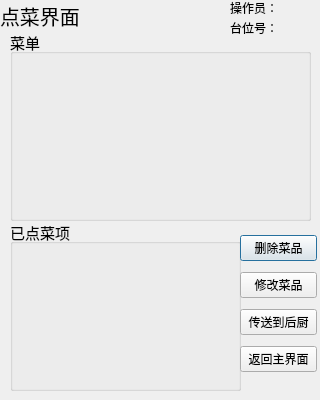
<?xml version="1.0" encoding="UTF-8"?>
<ui version="4.0">
 <class>Selectfood</class>
 <widget class="QDialog" name="Selectfood">
  <property name="geometry">
   <rect>
    <x>0</x>
    <y>0</y>
    <width>320</width>
    <height>400</height>
   </rect>
  </property>
  <property name="windowTitle">
   <string>Dialog</string>
  </property>
  <widget class="QGroupBox" name="groupBox_foodMenu">
   <property name="geometry">
    <rect>
     <x>10</x>
     <y>30</y>
     <width>301</width>
     <height>191</height>
    </rect>
   </property>
   <property name="font">
    <font>
     <pointsize>11</pointsize>
    </font>
   </property>
   <property name="title">
    <string>菜单</string>
   </property>
  </widget>
  <widget class="QGroupBox" name="groupBox_foodList">
   <property name="geometry">
    <rect>
     <x>10</x>
     <y>220</y>
     <width>231</width>
     <height>171</height>
    </rect>
   </property>
   <property name="font">
    <font>
     <pointsize>11</pointsize>
    </font>
   </property>
   <property name="title">
    <string>已点菜项</string>
   </property>
  </widget>
  <widget class="QLabel" name="label_5">
   <property name="geometry">
    <rect>
     <x>0</x>
     <y>0</y>
     <width>91</width>
     <height>31</height>
    </rect>
   </property>
   <property name="font">
    <font>
     <family>华文行楷</family>
     <pointsize>15</pointsize>
    </font>
   </property>
   <property name="text">
    <string>点菜界面</string>
   </property>
  </widget>
  <widget class="QWidget" name="layoutWidget">
   <property name="geometry">
    <rect>
     <x>240</x>
     <y>230</y>
     <width>77</width>
     <height>151</height>
    </rect>
   </property>
   <layout class="QVBoxLayout" name="verticalLayout">
    <item>
     <widget class="QPushButton" name="pushButton_2">
      <property name="text">
       <string>删除菜品</string>
      </property>
     </widget>
    </item>
    <item>
     <widget class="QPushButton" name="pushButton">
      <property name="text">
       <string>修改菜品</string>
      </property>
     </widget>
    </item>
    <item>
     <widget class="QPushButton" name="pushButton_3">
      <property name="text">
       <string>传送到后厨</string>
      </property>
     </widget>
    </item>
    <item>
     <widget class="QPushButton" name="pushButton_5">
      <property name="text">
       <string>返回主界面</string>
      </property>
     </widget>
    </item>
   </layout>
  </widget>
  <widget class="QWidget" name="layoutWidget">
   <property name="geometry">
    <rect>
     <x>230</x>
     <y>0</y>
     <width>91</width>
     <height>16</height>
    </rect>
   </property>
   <layout class="QHBoxLayout" name="horizontalLayout">
    <item>
     <widget class="QLabel" name="label_3">
      <property name="font">
       <font>
        <pointsize>9</pointsize>
       </font>
      </property>
      <property name="text">
       <string>操作员：</string>
      </property>
     </widget>
    </item>
    <item>
     <widget class="QLabel" name="label_4">
      <property name="font">
       <font>
        <pointsize>9</pointsize>
       </font>
      </property>
      <property name="text">
       <string/>
      </property>
     </widget>
    </item>
   </layout>
  </widget>
  <widget class="QWidget" name="layoutWidget">
   <property name="geometry">
    <rect>
     <x>230</x>
     <y>20</y>
     <width>91</width>
     <height>16</height>
    </rect>
   </property>
   <layout class="QHBoxLayout" name="horizontalLayout_2">
    <item>
     <widget class="QLabel" name="label">
      <property name="font">
       <font>
        <pointsize>9</pointsize>
       </font>
      </property>
      <property name="text">
       <string>台位号：</string>
      </property>
     </widget>
    </item>
    <item>
     <widget class="QLabel" name="label_2">
      <property name="font">
       <font>
        <pointsize>9</pointsize>
       </font>
      </property>
      <property name="text">
       <string/>
      </property>
     </widget>
    </item>
   </layout>
  </widget>
 </widget>
 <resources/>
 <connections/>
</ui>
